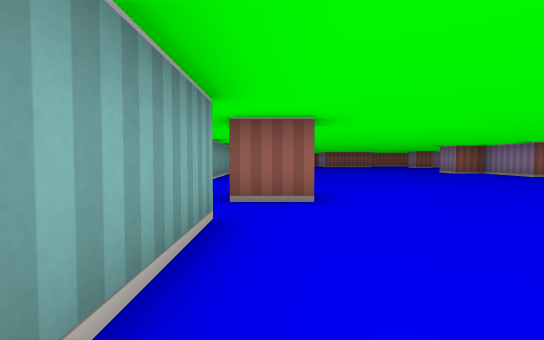
view 1 (above)

24 first-person views from a walk through a cub3D maze. The camera is about half as high as the walls, tilts 2° down and sees 85° across. The floor is counted in squares. Each view is taken from the middle of a square. On the plan, view 1 faces up. The plan holds only what a view shows up to about 9 squares ahead; the rest is blank.

view 2
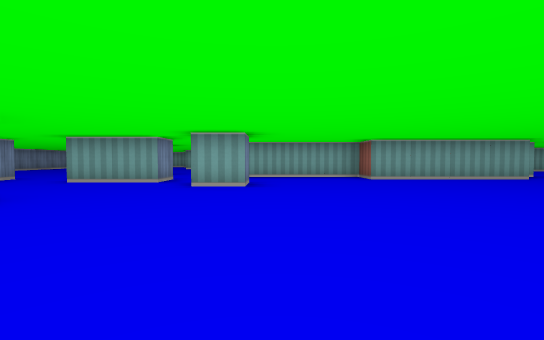

view 3
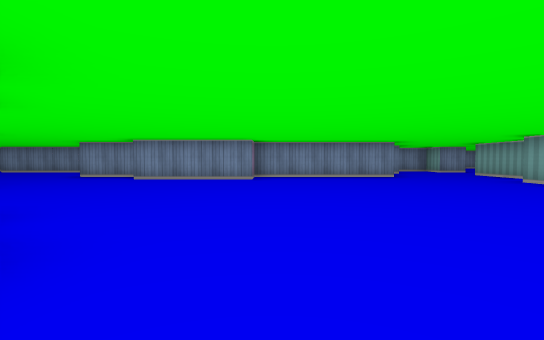

view 4
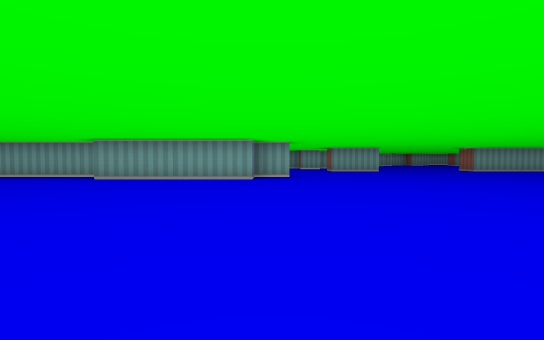

view 5
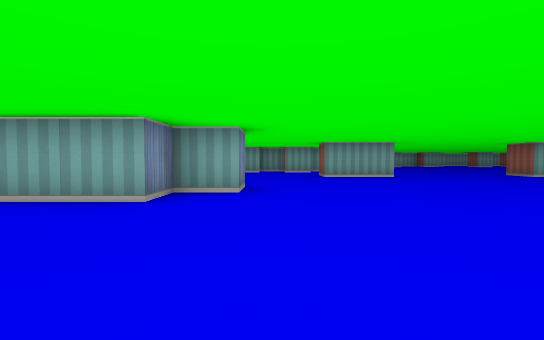

view 6
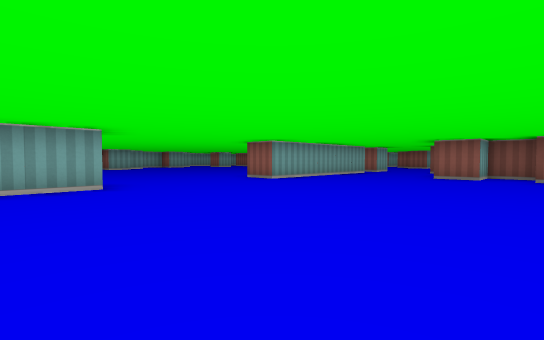

view 7
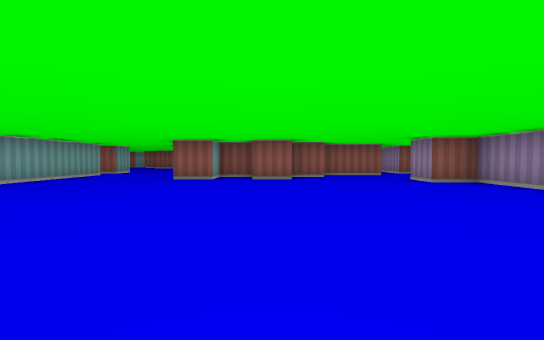

view 8
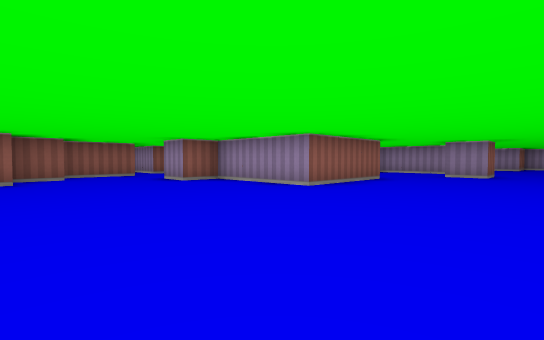

view 9
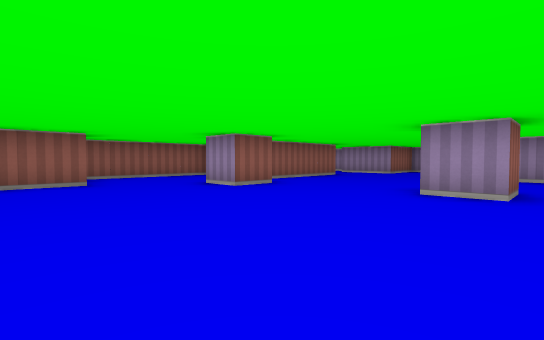

view 10
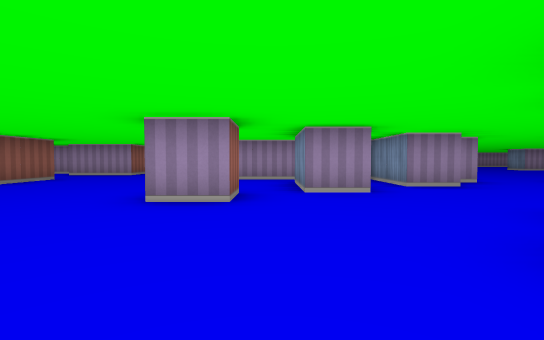

view 11
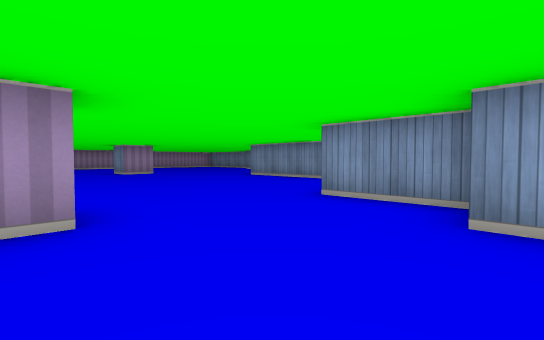

view 12
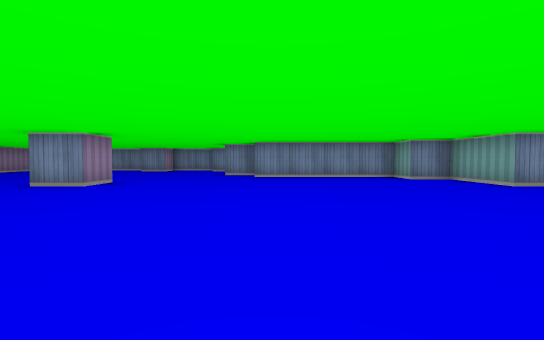

view 13
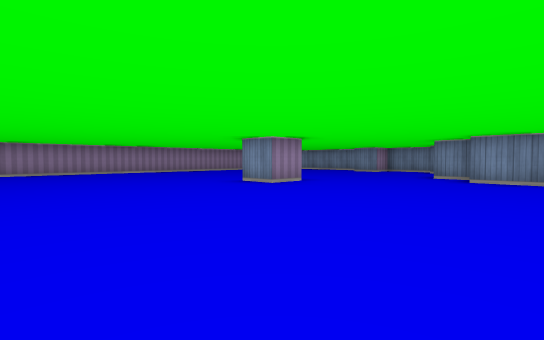

view 14
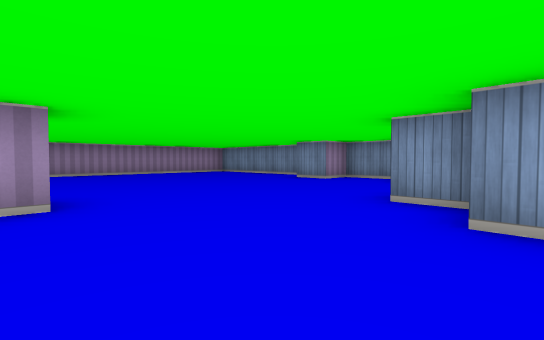

view 15
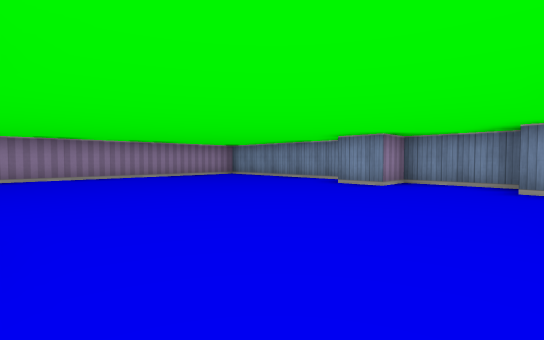

view 16
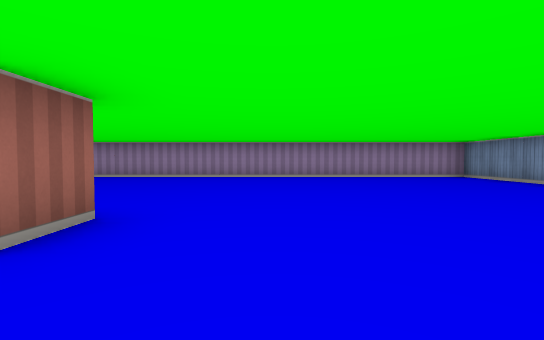

view 17
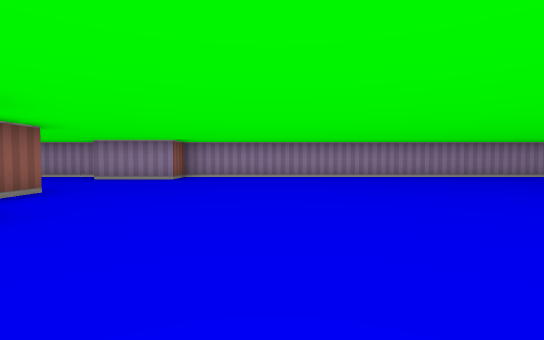

view 18
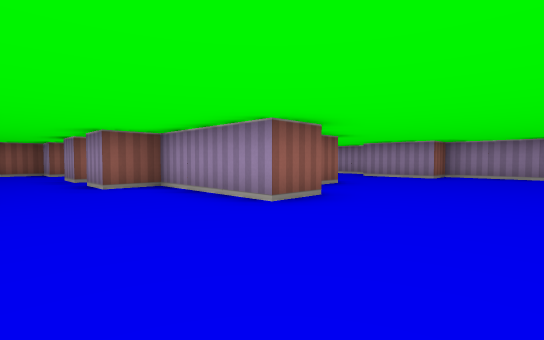

view 19
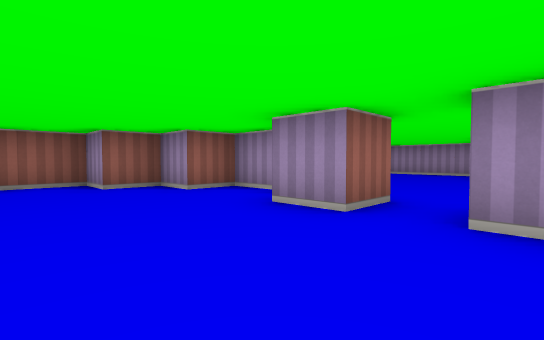

view 20
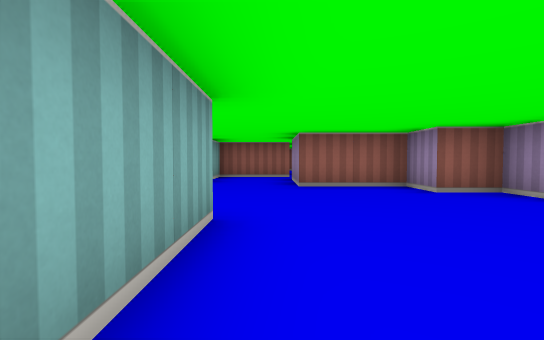

view 21
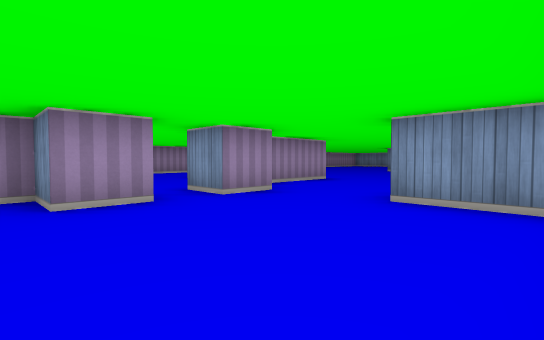

view 22
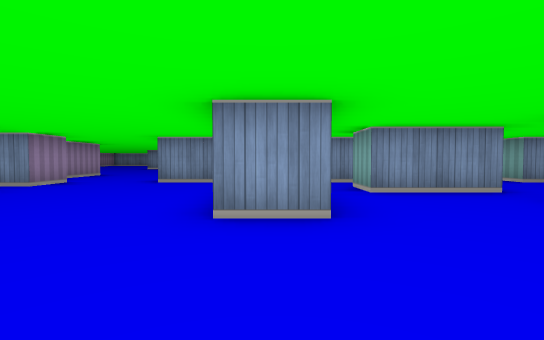

view 23
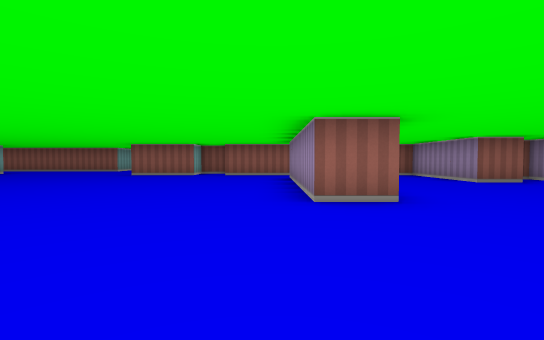

view 24
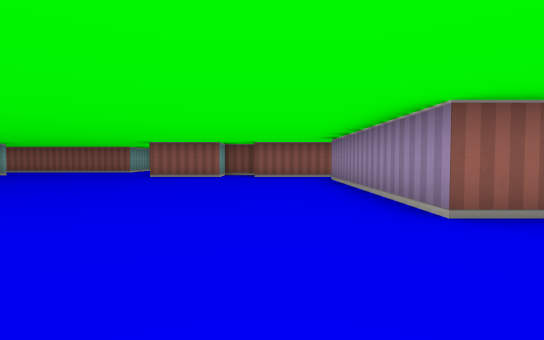

### Floor plan
Points are (right, up) in squares from view 1. A wall is a line through its corners. A room is listed if a view was taken in it or the views show most of it. See-through windows are left out.
Room 1 (views 1, 2, 3, 4, 5, 6, 7, 8, 9, 10, 11, 19, 20, 21, 22, 23, 24)
walls: (-3.4, 12.5) (-2.5, 12.5) (-2.5, 11.5) (-1.5, 11.5) (-1.5, 7.5) (-2.5, 7.5) (-2.5, 4.1); (-6.5, 16.6) (-6.5, 14.5); (-0.4, 23.5) (-1.5, 23.5); (-1.5, 24) (-1.5, 24.5) (-2.5, 24.5) (-2.5, 23.5) (-3.5, 23.5) (-3.5, 26); (0.6, 24.5) (-0.5, 24.5); (6.6, 19.5) (3.5, 19.5) (3.5, 22.5) (2.5, 22.5) (2.5, 23.5); (-6.5, 25) (-6.5, 20.5) (-7.5, 20.5) (-7.5, 25.5); (2.2, 25.5) (0.6, 25.5); (8, 10.5) (8.5, 10.5) (8.5, 9.9); (-0.5, 4.5) (0.5, 4.5) (0.5, 3.5) (-0.5, 3.5); (9.5, 17.5) (8.5, 17.5) (8.5, 18.5); (-7.2, 26.5) (-9.5, 26.5); (7.5, 8.5) (7.5, 9); (9.2, 21.5) (6.9, 21.5); (10.5, 13.5) (9.5, 13.5) (9.5, 14.5); (10.5, 11.5) (10.5, 12.5) (12.5, 12.5) (12.5, 11.5); (-0.5, 2.5) (-0.5, 0.5); (-10.5, 27) (-10.5, 26.5) (-12.5, 26.5); (11.5, 9.4) (11.5, 10.5) (12.5, 10.5); (2.4, 1.5) (6.5, 1.5) (6.5, 2.1); (13.4, 14.5) (14.5, 14.5) (14.5, 12.5); (13.5, 18.5) (10.5, 18.5); (6.4, 2.5) (9.5, 2.5); (13.5, 12.4) (13.5, 13.9); (12.5, 8.4) (12.5, 8.9); (11.5, 4.4) (11.5, 5); (15.1, 10.5) (16.5, 10.5); (15.6, 20.5) (13.5, 20.5) (13.5, 19.5); (9.6, 1.5) (11.5, 1.5); (18.5, 10.5) (18.5, 11.5) (19.5, 11.5); (19.5, 12.5) (18.5, 12.5) (18.5, 13.5) (19.5, 13.5) (19.5, 15.5) (18.5, 15.5) (18.5, 16.5) (17.5, 16.5) (17.5, 17.5) (15.5, 17.5) (15.5, 19.4)
ways out: opening at (11.8, 4.8) to room 2; opening at (17.5, 11) to room 2; opening at (19.5, 12) to room 2; opening at (12, 11) to room 3; opening at (13, 12) to room 3; opening at (-7.7, 13); opening at (-1.5, 3); opening at (-1, -0.5)
Room 2 (views 12, 13, 14, 15, 16, 17, 18)
walls: (20.5, 7.5) (19.5, 7.5) (19.5, 10.5) (18.5, 10.5); (22.5, 8.5) (21.8, 8.5); (20.5, 0.5) (19.5, 0.5) (19.5, 1.5) (20.5, 1.5); (26.5, 10) (26.5, 13.2); (16.6, -2.5) (17.5, -2.5); (11.5, 1.5) (11.5, -0.5) (12.5, -0.5) (12.5, -1.5) (16.5, -1.5); (22.1, -6.5) (26.5, -6.5) (26.5, 7.5) (25.5, 7.5) (25.5, 9.5); (18.5, -6.5) (20.5, -6.5) (20.5, -5.5) (21.5, -5.5)
ways out: opening at (11.8, 4.8) to room 1; opening at (17.5, 11) to room 1; opening at (19.5, 12) to room 1
Room 3 (no view inside)
walls: (12.5, 10.5) (13.5, 10.5)
ways out: opening at (12, 11) to room 1; opening at (13, 12) to room 1

Where each view was taken, in squares from view 1:
view 1: 0 up, 0 right, facing up
view 2: 5 up, 6 right, facing left
view 3: 10 up, 6 right, facing down
view 4: 12 up, 6 right, facing left
view 5: 13 up, 2 right, facing left
view 6: 15 up, 1 left, facing up-left
view 7: 16 up, 1 left, facing up
view 8: 16 up, 1 left, facing up-right
view 9: 13 up, 5 right, facing up-right
view 10: 13 up, 6 right, facing right
view 11: 5 up, 9 right, facing down-right
view 12: 7 up, 16 right, facing down
view 13: 6 up, 15 right, facing down-right
view 14: 1 up, 16 right, facing down-right
view 15: 0 up, 18 right, facing down-right
view 16: 1 down, 18 right, facing right
view 17: 5 up, 18 right, facing right
view 18: 5 up, 17 right, facing up-right
view 19: 11 up, 16 right, facing up-right
view 20: 12 up, 15 right, facing up
view 21: 14 up, 15 right, facing down-right
view 22: 17 up, 14 right, facing down
view 23: 17 up, 8 left, facing up
view 24: 18 up, 9 left, facing up
